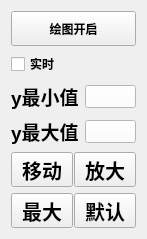
            <widget class="QWidget" name="page_5">
             <property name="geometry">
              <rect>
               <x>0</x>
               <y>0</y>
               <width>147</width>
               <height>221</height>
              </rect>
             </property>
             <attribute name="label">
              <string>工具</string>
             </attribute>
             <layout class="QVBoxLayout" name="verticalLayout_4">
              <item>
               <widget class="QPushButton" name="pb_huitukaiqi_2">
                <property name="minimumSize">
                 <size>
                  <width>35</width>
                  <height>35</height>
                 </size>
                </property>
                <property name="font">
                 <font>
                  <weight>75</weight>
                  <bold>true</bold>
                 </font>
                </property>
                <property name="cursor">
                 <cursorShape>OpenHandCursor</cursorShape>
                </property>
                <property name="text">
                 <string>绘图开启</string>
                </property>
               </widget>
              </item>
              <item>
               <widget class="QCheckBox" name="Z_CB_OpenShiShi_2">
                <property name="minimumSize">
                 <size>
                  <width>90</width>
                  <height>0</height>
                 </size>
                </property>
                <property name="font">
                 <font>
                  <weight>75</weight>
                  <bold>true</bold>
                 </font>
                </property>
                <property name="text">
                 <string>实时</string>
                </property>
                <property name="iconSize">
                 <size>
                  <width>17</width>
                  <height>17</height>
                 </size>
                </property>
               </widget>
              </item>
              <item>
               <layout class="QGridLayout" name="gridLayout_18">
                <item row="0" column="1">
                 <widget class="QPushButton" name="y_min_3">
                  <property name="minimumSize">
                   <size>
                    <width>50</width>
                    <height>17</height>
                   </size>
                  </property>
                  <property name="font">
                   <font>
                    <pointsize>10</pointsize>
                    <weight>75</weight>
                    <bold>true</bold>
                   </font>
                  </property>
                  <property name="styleSheet">
                   <string notr="true">background-color: rgb(255, 255, 255);</string>
                  </property>
                  <property name="text">
                   <string/>
                  </property>
                 </widget>
                </item>
                <item row="0" column="0">
                 <widget class="QLabel" name="label_5">
                  <property name="font">
                   <font>
                    <pointsize>14</pointsize>
                    <weight>75</weight>
                    <bold>true</bold>
                   </font>
                  </property>
                  <property name="text">
                   <string>y最小值</string>
                  </property>
                 </widget>
                </item>
               </layout>
              </item>
              <item>
               <layout class="QGridLayout" name="gridLayout_12">
                <item row="0" column="0">
                 <widget class="QLabel" name="label_2">
                  <property name="font">
                   <font>
                    <pointsize>14</pointsize>
                    <weight>75</weight>
                    <bold>true</bold>
                   </font>
                  </property>
                  <property name="text">
                   <string>y最大值</string>
                  </property>
                 </widget>
                </item>
                <item row="0" column="1">
                 <widget class="QPushButton" name="y_max">
                  <property name="minimumSize">
                   <size>
                    <width>50</width>
                    <height>17</height>
                   </size>
                  </property>
                  <property name="font">
                   <font>
                    <pointsize>10</pointsize>
                    <weight>75</weight>
                    <bold>true</bold>
                   </font>
                  </property>
                  <property name="styleSheet">
                   <string notr="true">background-color: rgb(255, 255, 255);</string>
                  </property>
                  <property name="text">
                   <string/>
                  </property>
                 </widget>
                </item>
               </layout>
              </item>
              <item>
               <layout class="QHBoxLayout" name="horizontalLayout_12">
                <property name="spacing">
                 <number>1</number>
                </property>
                <item>
                 <widget class="QPushButton" name="Z_PB_MOVE_3">
                  <property name="minimumSize">
                   <size>
                    <width>30</width>
                    <height>35</height>
                   </size>
                  </property>
                  <property name="font">
                   <font>
                    <pointsize>15</pointsize>
                    <weight>75</weight>
                    <bold>true</bold>
                   </font>
                  </property>
                  <property name="text">
                   <string>移动</string>
                  </property>
                 </widget>
                </item>
                <item>
                 <widget class="QPushButton" name="Z_PB_SlectBigger_3">
                  <property name="minimumSize">
                   <size>
                    <width>30</width>
                    <height>35</height>
                   </size>
                  </property>
                  <property name="font">
                   <font>
                    <pointsize>15</pointsize>
                    <weight>75</weight>
                    <bold>true</bold>
                   </font>
                  </property>
                  <property name="text">
                   <string>放大</string>
                  </property>
                 </widget>
                </item>
               </layout>
              </item>
              <item>
               <layout class="QHBoxLayout" name="horizontalLayout_13">
                <property name="spacing">
                 <number>1</number>
                </property>
                <item>
                 <widget class="QPushButton" name="Z_PB_MAX_3">
                  <property name="minimumSize">
                   <size>
                    <width>30</width>
                    <height>35</height>
                   </size>
                  </property>
                  <property name="font">
                   <font>
                    <pointsize>15</pointsize>
                    <weight>75</weight>
                    <bold>true</bold>
                   </font>
                  </property>
                  <property name="text">
                   <string>最大</string>
                  </property>
                 </widget>
                </item>
                <item>
                 <widget class="QPushButton" name="Z_PB_DEFAULT_3">
                  <property name="minimumSize">
                   <size>
                    <width>30</width>
                    <height>35</height>
                   </size>
                  </property>
                  <property name="font">
                   <font>
                    <pointsize>15</pointsize>
                    <weight>75</weight>
                    <bold>true</bold>
                   </font>
                  </property>
                  <property name="text">
                   <string>默认</string>
                  </property>
                 </widget>
                </item>
               </layout>
              </item>
              <item>
               <spacer name="verticalSpacer_4">
                <property name="orientation">
                 <enum>Qt::Vertical</enum>
                </property>
                <property name="sizeHint" stdset="0">
                 <size>
                  <width>20</width>
                  <height>74</height>
                 </size>
                </property>
               </spacer>
              </item>
             </layout>
            </widget>
